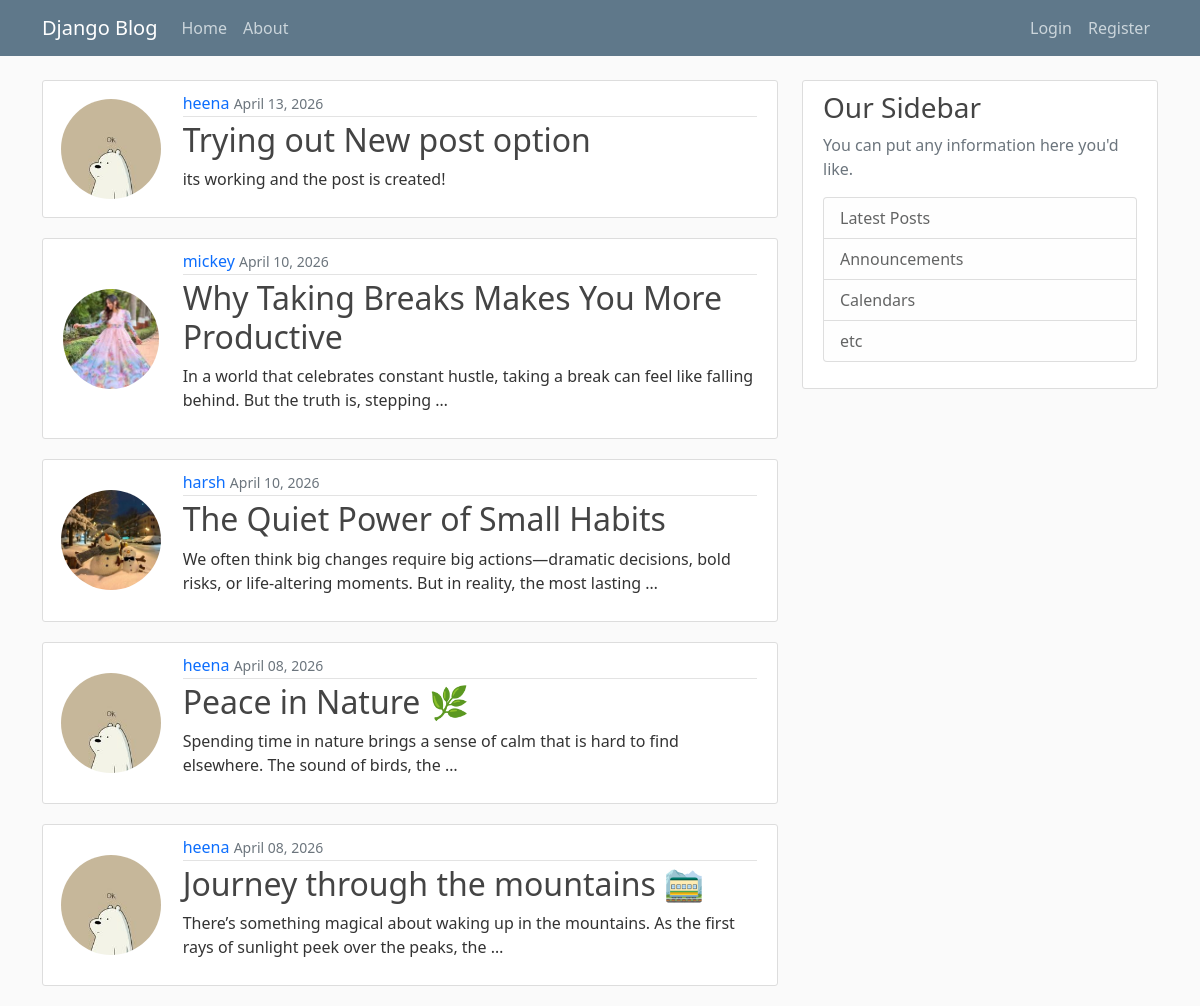
The page / on the database its author committed.
### myapp/models.py (models this page shows, shortened)
class Post(models.Model):
    title = models.CharField(max_length=200)
    content = models.TextField()
    author = models.ForeignKey(User, on_delete=models.CASCADE)
    created_at = models.DateTimeField(auto_now_add=True)

### user/models.py (models this page shows, shortened)
class Profile(models.Model):
    user = models.OneToOneField(User,on_delete=models.CASCADE)
    image = models.ImageField(default='default.jpg',upload_to='profile_pics')

### myapp/views.py (the view)
# urls.py: path('',views.PostListView.as_view(),name='blog-home'),
class PostListView(ListView):
    model = Post
    template_name='blog/home.html'
    context_object_name='posts'
    ordering=['-created_at']

### myapp/templates/blog/home.html (shortened to what this page needs)
{% extends 'blog/base.html' %} {% block content %} {% for post in posts %}
<article class="media content-section">
  <div class="row">
    <div class="col-md-2 d-flex align-items-center justify-content-center">
      <img
        class="rounded-circle"
        src="{{ post.author.profile.image.url }}"
        style="width: 100px; height: 100px; object-fit: cover;"
      />
    </div>
    <div class="media-body col-md-10">
      <div class="article-metadata">
        <a
          class="mr-2 text-decoration-none"
          href="{% url 'user-posts' post.author.username %}"
          >{{ post.author }}</a
        >
        <small class="text-muted">{{ post.created_at|date:"F d, Y" }}</small>
      </div>
      <h2>
        <a
          class="article-title text-decoration-none"
          href="{% url 'post-detail' post.pk %}"
          >{{ post.title }}</a
        >
      </h2>
      <p class="article-content">{{ post.content | truncatewords:20 }}</p>
    </div>
  </div>
</article>
{% endfor %}  {% endblock content%}

### myapp/templates/blog/base.html (shortened to what this page needs)
{% load static %}
<!DOCTYPE html>
<html>
<head>
  <link href="https://cdn.jsdelivr.net/npm/bootstrap@5.0.2/dist/css/bootstrap.min.css" rel="stylesheet"
>
  <link rel="stylesheet" href="{% static 'blog/main.css' %}">
</head>
<body>
  <header class="site-header">
    <nav class="navbar navbar-expand-md navbar-dark bg-steel fixed-top">
      <div class="container">
        <a class="navbar-brand mr-4" href="{% url 'blog-home' %}">Django Blog</a>
        <div class="collapse navbar-collapse" id="navbarToggle">
          <div class="navbar-nav mr-auto">
            <a class="nav-item nav-link" href="{% url 'blog-home' %}">Home</a>
            <a class="nav-item nav-link" href="{% url 'blog-about' %}">About</a>
          </div>
          <div class="navbar-nav ms-auto">
            {% if user.is_authenticated %}
            <a class="nav-item nav-link" href="{% url 'post-create' %}">New Post</a>
            <a class="nav-item nav-link" href="{% url 'profile' %}">Profile</a>
            <form method="post" action="{% url 'logout' %}">
              {% csrf_token %}
              <button class="btn nav-item nav-link" type="submit">logout</button>
            </form>
            {% else %}
            <a class="nav-item nav-link" href="{% url 'login' %}">Login</a>
            <a class="nav-item nav-link" href="{% url 'register' %}">Register</a>
            {% endif %}
          </div>
        </div>
    </nav>
  </header>
  <main role="main" class="container">
    <div class="row">
      <div class="col-md-8">
        {% block content %}{% endblock %}
      </div>
      <div class="col-md-4">
        <div class="content-section">
          <h3>Our Sidebar</h3>
          <p class='text-muted'>You can put any information here you'd like.
          <ul class="list-group">
            <li class="list-group-item list-group-item-light">Latest Posts</li>
            <li class="list-group-item list-group-item-light">Announcements</li>
            <li class="list-group-item list-group-item-light">Calendars</li>
            <li class="list-group-item list-group-item-light">etc</li>
          </ul>
          </p>
        </div>
      </div>
    </div>
  </main>
</body>
</html>

### myapp/static/blog/main.css (style rules this page uses)
body { background: #fafafa; color: #333333; margin-top: 5rem; }
h1, h2, h3, h4, h5, h6 { color: #444444; }
ul { margin: 0; }
.bg-steel { background-color: #5f788a; }
.site-header .navbar-nav .nav-link { color: #cbd5db; }
.content-section { background: #ffffff; padding: 10px 20px; border: 1px solid #dddddd; border-radius: 3px; margin-bottom: 20px; }
.article-title { color: #444444; }
.article-content { white-space: pre-line; }
.article-metadata { padding-bottom: 1px; margin-bottom: 4px; border-bottom: 1px solid #e3e3e3 }

### rows shown on the page
Post: author.profile.image (picture), author "heena", created_at "April 13, 2026", title "Trying out New post option", content "its working and the post is created!"
Post: author.profile.image (picture), author "mickey", created_at "April 10, 2026", title "Why Taking Breaks Makes You More Productive", content "In a world that celebrates constant hustle, taking a break can feel like falling behind. But the truth is, stepping …"
Post: author.profile.image (picture), author "harsh", created_at "April 10, 2026", title "The Quiet Power of Small Habits", content "We often think big changes require big actions—dramatic decisions, bold risks, or life-altering moments. But in reality, the most lasting …"
Post: author.profile.image (picture), author "heena", created_at "April 08, 2026", title "Peace in Nature 🌿", content "Spending time in nature brings a sense of calm that is hard to find elsewhere. The sound of birds, the …"
Post: author.profile.image (picture), author "heena", created_at "April 08, 2026", title "Journey through the mountains 🚞", content "There’s something magical about waking up in the mountains. As the first rays of sunlight peek over the peaks, the …"
